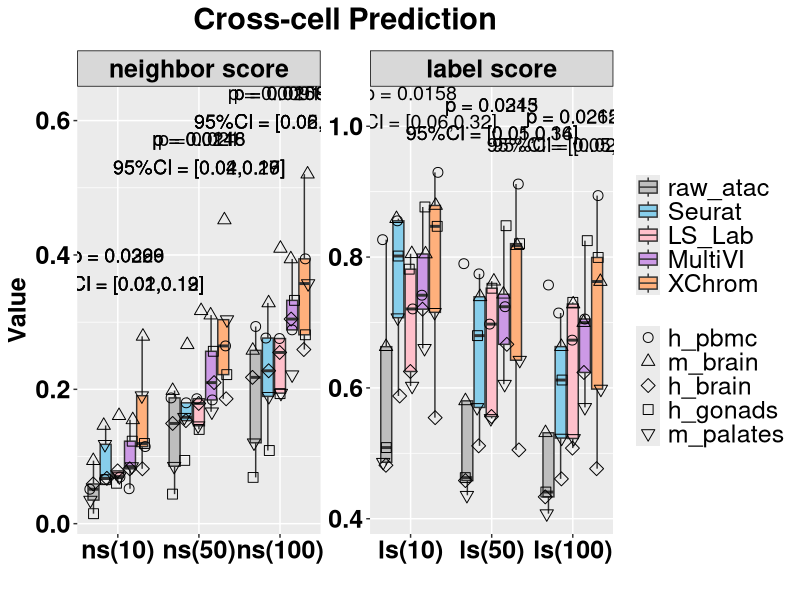
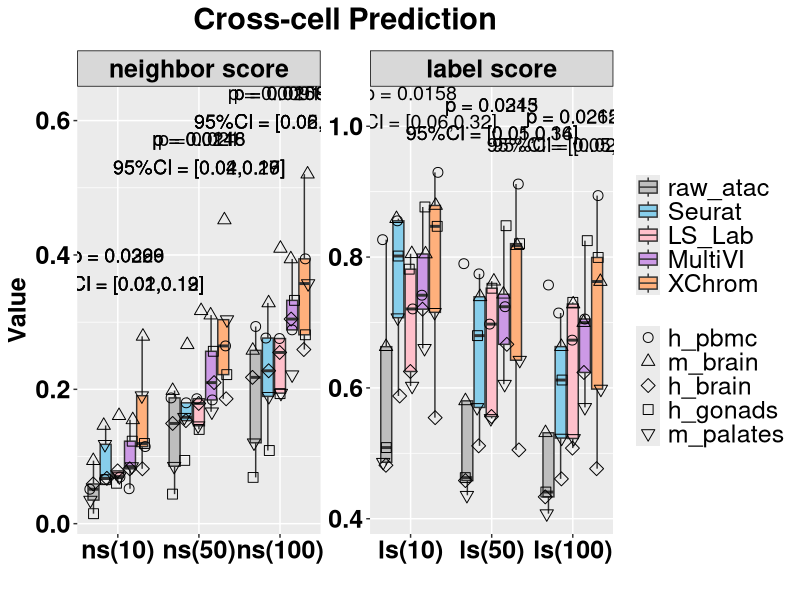

R code for these plots, in order:
library(ggplot2)
library(readr)
library(dplyr)
library(tidyr)
library(purrr)
library(jsonlite)


df <- read_csv('test_r4_intra_method_nsls100.csv')
r=4


# Convert Metric & Method & Dataset to factor and specify the order
df$Metric <- factor(df$Metric, levels = c("ns(10)", "ns(50)", "ns(100)", 
                                          "ls(10)", "ls(50)", "ls(100)"))
df$Method <- factor(df$Method, levels = c('raw_atac',"Seurat", "LS_Lab", "MultiVI", "XChrom"))
df$Dataset<-factor(df$Dataset, levels = c("h_pbmc","m_brain","h_brain",'h_gonads','m_palates'))

######################################
# Add 2 new column to group NS(k=10,50,100) and LS(k=10,50,100),respectively
df <- df %>%
  mutate(MetricType = ifelse(grepl("ns", Metric), "neighbor score", "label score"))%>%
  mutate(MetricType = factor(MetricType, levels = c("neighbor score", "label score")))

# Count each facet type
metric_counts <- df %>%
  group_by(MetricType) %>%
  summarise(count = n(), .groups = "drop")

#################################### facet ######################################
y_pos <- df %>% 
  group_by(Metric) %>% 
  summarise(max_val = max(Value))

# Obtain all the methods that need to be compared (excluding XChrom itself)
other_methods <- unique(df$Method[df$Method != "XChrom"])

# Extract the data of XChrom as the benchmark
xchrom_data <- df %>% 
  filter(Method == "XChrom") %>% 
  select(Dataset, Metric, MetricType, Value_XChrom = Value)

# Generate comparative data
comparison_data <- df %>%
  filter(Method != "XChrom") %>% 
  inner_join(xchrom_data, by = c("Dataset", "Metric", "MetricType")) %>%
  mutate(diff = Value_XChrom - Value)





perform_tests <- function(differences, digits_round = r,
                          exact = FALSE, correct = TRUE) {
  d <- differences[is.finite(differences)]
  if (!is.null(digits_round)) d <- round(d, digits_round)  # 固化 ties（关键！）
  
  n <- length(d)
  if (n < 2) return(list(p_value = NA_real_, test_method = "insufficient_n"))
  
  if (sd(d) == 0) {
    if (all(abs(d) < .Machine$double.eps)) {
      return(list(p_value = 1, test_method = "no-diff"))
    } else {
      # 常数非零，用精确符号检验（强烈建议报告这个 p，一眼看方向占比）
      k <- sum(d > 0); n_nonzero <- sum(d != 0)
      p <- binom.test(k, n_nonzero, p = 0.5, alternative = "two.sided")$p.value
      return(list(p_value = p, test_method = "Sign test (binom)"))
    }
  }
  # 非常数向量再做 Shapiro；n>=3 才有意义
  shapiro_p <- if (n >= 3) {
    tryCatch(shapiro.test(d)$p.value, error = function(e) NA_real_)
  } else NA_real_
  
  if (!is.na(shapiro_p) && shapiro_p > 0.05) {
    # 配对 t 等价于对差值做单样本 t：mu=0
    p <- t.test(d, mu = 0)$p.value
    return(list(p_value = p, test_method = "paired t-test"))
  } else {
    # 非正态或样本太少：Wilcoxon，考虑 ties
    p <- suppressWarnings(wilcox.test(d,alternative = "two.sided",mu = 0, exact = FALSE, correct = TRUE)$p.value)
    return(list(p_value = p, test_method = "Wilcoxon signed-rank"))
  }
}




# Calculate statistical results
annotation_df <- comparison_data %>%
  group_by(Metric, Method) %>%  # Group by Metric & Method
  summarise(
    mean_diff = mean(diff, na.rm = TRUE),
    se_diff = sd(diff, na.rm = TRUE) / sqrt(n()),
    lower_ci = mean_diff - qt(0.975, df = n()-1) * se_diff,
    upper_ci = mean_diff + qt(0.975, df = n()-1) * se_diff,
    test = list(perform_tests(diff)),
    .groups = "drop"
  ) %>%
  mutate(
    p_value = as.numeric(purrr::map_dbl(test, "p_value")),
    test_method = purrr::map_chr(test, "test_method"),
    p_value_label = ifelse(p_value < 0.05,
                           paste0("p = ", signif(p_value, digits = 3)),
                           NA_character_)
  ) %>%
  # Merge the MetricType and Y-axis position information
  left_join(distinct(df, Metric, MetricType), by = "Metric") %>% 
  left_join(
    df %>% group_by(Metric) %>% summarise(max_val = max(Value)),
    by = "Metric"
  ) %>% 
  mutate(y_position = ifelse(p_value < 0.05, max_val + 0.1, NA_real_))



out <- annotation_df %>%
  mutate(test = map_chr(test, ~ toJSON(.x, auto_unbox = TRUE)))
write_csv(out, paste0('cross-cell_method_nsls','_r',r,"_test.csv"))




ggplot(df, aes(x = Metric, y = Value,)) +
  geom_boxplot(aes(group = interaction(Metric, Method), fill = Method), 
               alpha = 1, outlier.shape = NA) + 
  geom_jitter(
    aes(group = interaction(Metric, Method), shape = Dataset),
    position = position_jitterdodge(
      jitter.width = 0.2,  
      dodge.width = 0.8    
    ),size = 3,alpha = 1,color = "black",#stroke = 0.5
  )+
  scale_fill_manual(values = c('raw_atac' = 'grey', "Seurat" = "skyblue", 'LS_Lab' = "pink",
                               'MultiVI' = '#CC99E6', "XChrom" = "#FFB07C")) + 
  scale_shape_manual(
    values = c(
      "h_pbmc" = 1,   
      "m_brain" = 2,    
      "h_brain" = 5,    
      "h_gonads" = 0,   
      "m_palates" = 6   
    ))+
  scale_x_discrete(expand = expansion(add = c(0.5, 0.5))) +  
  guides(shape = guide_legend(order = 2), fill = guide_legend(order = 1)) + 
  facet_wrap(~MetricType, scales = "free")+
  theme_set(theme_bw())+
  # theme_minimal() +
  theme(
    axis.text.x = element_text(angle = 0, hjust = 0.5, size = 18, face = "bold", color = "black", margin = margin(t =2)),
    axis.text.y = element_text(size = 18, face = "bold", color = "black"),
    axis.title = element_text(size = 18, color = "black", face = "bold"),
    legend.title = element_blank(),
    plot.title = element_text(hjust = 0.5, size = 22, face = "bold",margin = margin(b = 10)),
    legend.text = element_text(size = 18),
    strip.background = element_rect(fill = rgb(0.5, 0.5, 0.5, 0.3),color = "black", size = 0.5), 
    strip.text = element_text(size = 18, face = "bold", color = "black"),  
    strip.text.x = element_text(size = 18, face = "bold",color = "black"), 
  ) +
  labs(title = "Cross-cell Prediction", x = "", y = "Value") +
  geom_text(
    data = annotation_df[annotation_df$p_value<0.05,],
    aes(x = Metric, y = y_position,group = MetricType,  
        label = paste0(p_value_label, "\n95%CI = [",
                       round(lower_ci, 2), ",",
                       round(upper_ci, 2), "]")),
    inherit.aes = FALSE,size = 5,
    color = "black",hjust = 0.5)



ggsave(paste0('cross-cell_method_nsls_r',r,'.pdf'), plot = last_plot(), 
       width = 20, height = 8, units = "in")
